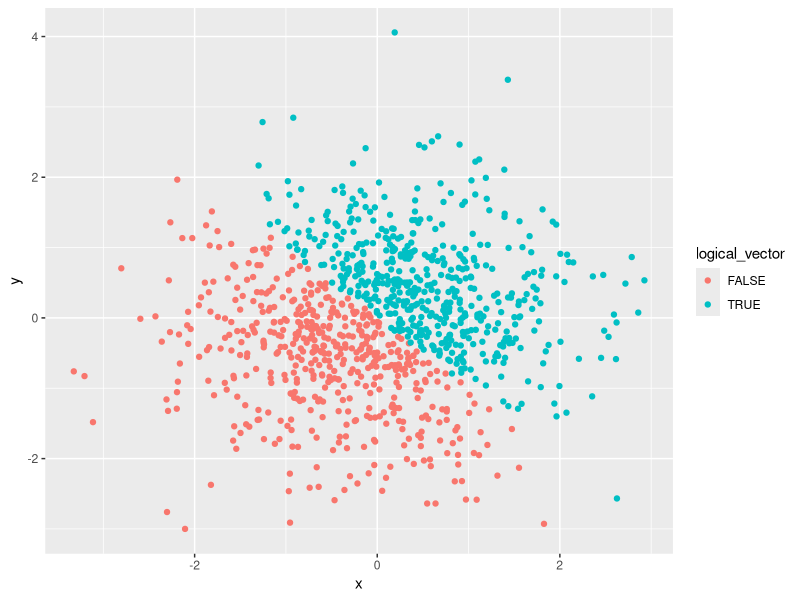
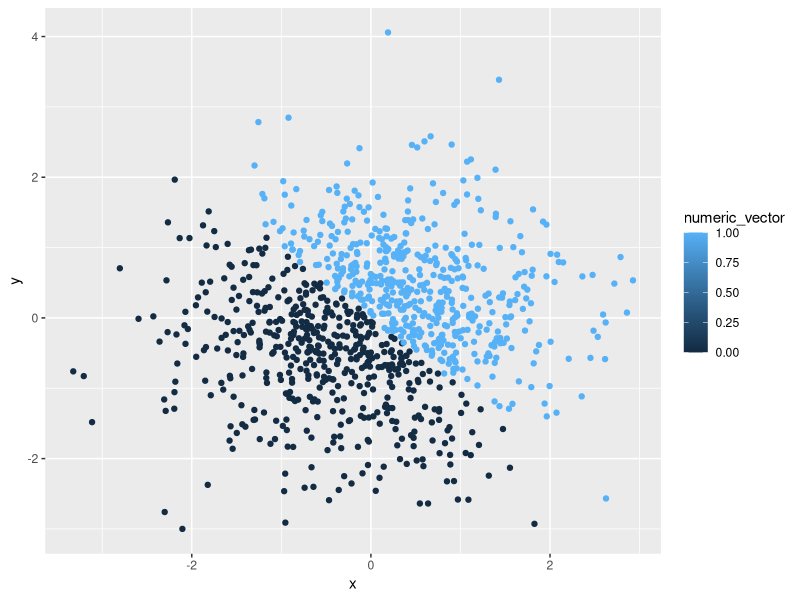
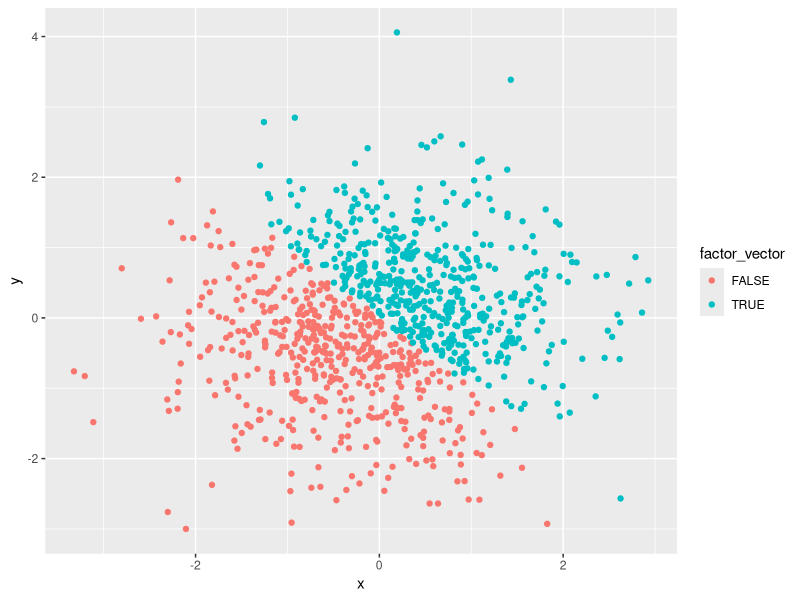
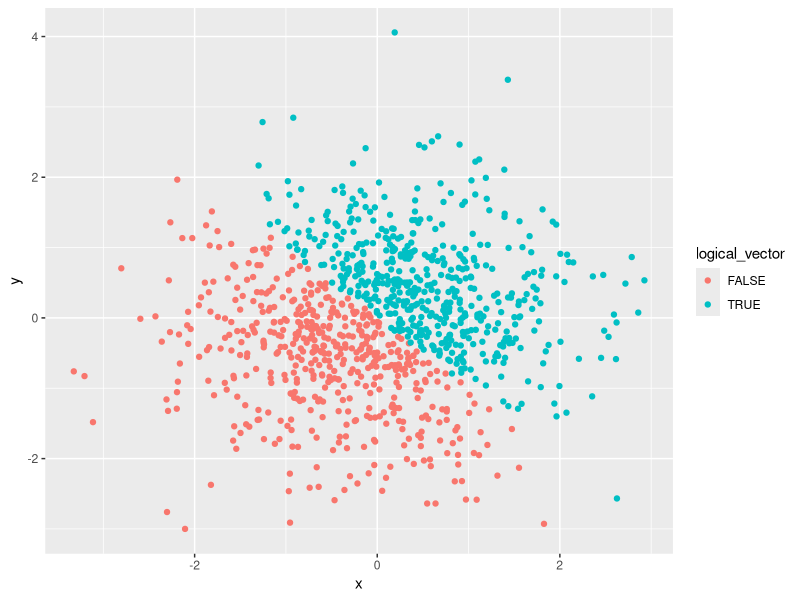

Here is the R script that generated these plots, in order:
## ---- chunk 1
# Load the package tidyverse, without displaying the code and the result
library(tidyverse)
## ---- chunk 2
# Set seed to ensure reproducibility
set.seed(123)  

# Create a data frame of 4 variables
p1_df = tibble(
  unif_samp = runif(10, min = 0, max = 5),
  vec_logical = unif_samp >= 2, 
  vec_char = c("I", "am", "glad", "to", "be", "here", "Wishing", "you", "happiness", "always"),
  vec_factor = factor(c("male", "male", "female", "female", "male", "female", "female", "male", "female", "female"))
)

## ---- chunk 3
# Show the data frame, without displaying the code
p1_df
## ---- chunk 4
# Convert the character variable to facter, then to numeric
as.numeric(factor(p1_df$vec_character))   

# Convert the factor variable to character, then to numeric
as.numeric(as.character(p1_df$vec_factor))
                         

## ---- chunk 5
# Set seed to ensure reproducibility
set.seed(111)  

# Create a data frame of 5 variables
p2_df = tibble(
  x = rnorm(1000, mean = 0, sd = 1),
  y = rnorm(1000, mean = 0, sd = 1),
  logical_vector = x + y > 0, 
  numeric_vector = as.numeric(logical_vector),
  factor_vector = as.factor(logical_vector)
)
## ---- chunk 6
ggplot(p2_df, aes(x = x, y = y, color = logical_vector)) + geom_point()
ggsave("scatter_logical.pdf")
## ---- chunk 7
ggplot(p2_df, aes(x = x, y = y, color = numeric_vector)) + geom_point()
## ---- chunk 8
ggplot(p2_df, aes(x = x, y = y, color = factor_vector)) + geom_point()
